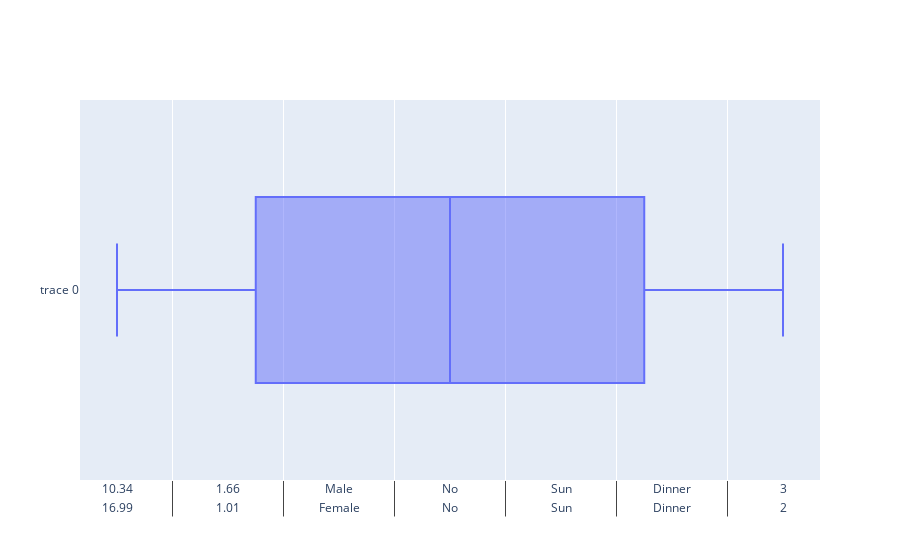

The code cell stored with this chart in its notebook:
### Code cell
fig = go.Figure()
fig.add_trace(go.Box(x = tips))
fig.show()

### Figure 1 — Plotly figure (JSON) as saved in the notebook; plotly's stock layout.template omitted (floating-point values rounded to 4 significant figures; data arrays with more than 128 entries replaced by an {"elided": "..."} marker saying what was removed)
{"data": [{"type": "box", "x": {"elided": "244x7 mixed values"}}], "layout": {"autosize": true, "xaxis": {"autorange": true, "range": [-0.3333, 6.333], "type": "multicategory"}, "yaxis": {"autorange": true, "range": [-0.5, 0.5], "type": "category"}}}
